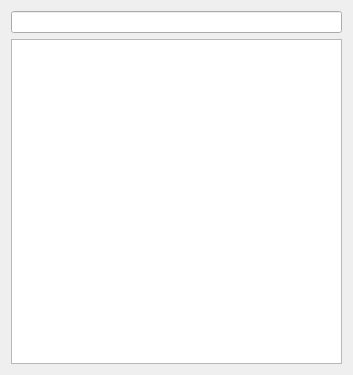
<?xml version="1.0" encoding="UTF-8"?>
<ui version="4.0">
 <class>MathPatternEditor</class>
 <widget class="QWidget" name="MathPatternEditor">
  <property name="geometry">
   <rect>
    <x>0</x>
    <y>0</y>
    <width>353</width>
    <height>375</height>
   </rect>
  </property>
  <property name="windowTitle">
   <string>Math Pattern Editor</string>
  </property>
  <layout class="QVBoxLayout" name="verticalLayout">
   <item>
    <widget class="QLineEdit" name="nameEdit"/>
   </item>
   <item>
    <widget class="QPlainTextEdit" name="textEdit">
     <property name="lineWrapMode">
      <enum>QPlainTextEdit::NoWrap</enum>
     </property>
    </widget>
   </item>
  </layout>
 </widget>
 <resources/>
 <connections/>
</ui>
